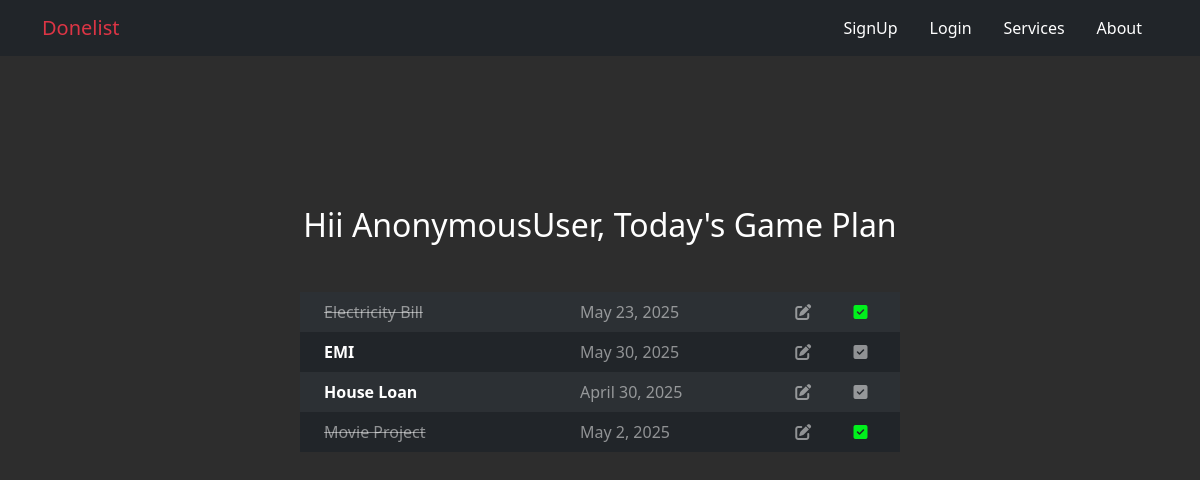
Screenshot of /taskview/ with the database file from the repository.
### App/models.py (models this page shows, shortened)
class TaskModel(models.Model):
    taskname = models.CharField(max_length=100)
    created_date = models.DateField(auto_now_add=True)
    due_date = models.DateField()
    description = models.TextField(null=True,blank=True)
    category = [
        ('Work','Work'),
        ('Personal','Personal'),
        ('Urgent','Urgent')
    ]
    task_category = models.CharField(max_length=100,choices=category)
    completed_status = models.BooleanField(default=False)
    user_id = models.ForeignKey(User,on_delete=models.CASCADE)

### App/views.py (the view)
# urls.py: path('taskview/',av.TaskReadView.as_view(),name="taskview"),
class TaskReadView(View):
    def get(self,request):
        result = TaskModel.objects.all()
        return render(request,"taskview.html",{'result':result})

### App/templates/taskview.html (shortened to what this page needs)
{% extends 'base.html' %}
{% block content %}
<link rel="stylesheet" href="https://cdnjs.cloudflare.com/ajax/libs/font-awesome/6.7.2/css/all.min.css" />
<div>
    <h2 class="text-center" style="margin-top: 150px;">Hii {{request.user}}, Today's Game Plan</h2>
<table class="table-dark table table-striped table-hover table-borderless w-50 m-auto mt-5 ">
    {% for i in result %}
    <tr class="mt-2">
        {% if i.completed_status %}
            <td class=""><a href="{% url 'detail' i.id %}" class="p-3 text-decoration-none text-white-50 text-decoration-line-through">{{i.taskname}}</a></td>
        {% else %}
            <td class="fw-bold"><a href="{% url 'detail' i.id %}" class="p-3 text-decoration-none text-white">{{i.taskname}}</a></td>
        {% endif %}
        <td class="text-white-50">{{i.due_date}}</td>
        <td><a href="{% url 'update' i.id %}" class="link-light"><i class="fa-solid fa-pen-to-square text-white-50"></i></a></td>
        {% if i.completed_status %}
            <td><a href=""><i class="fa-solid fa-square-check" style="color: #00f01c;"></i></a></td>
        {% else %}
        <td><a href="{% url 'edit' i.id %}" class="link-light"><i class="fa-solid fa-square-check text-white-50"></i></a></td>
        {% endif %}
    </tr>
    {% endfor %}
</table>
</div>
{% endblock %}

### App/templates/base.html (shortened to what this page needs)
<!DOCTYPE html>
<html lang="en">
<head>
    <link href="https://cdn.jsdelivr.net/npm/bootstrap@5.3.3/dist/css/bootstrap.min.css" rel="stylesheet">
</head>
<body>
    <div class="navbar navbar-dark bg-dark">
        <div class="container">
            <a class="navbar-brand text-danger" href="{% url 'index' %}">Donelist</a>
            <ul class="nav">
                <li class="nav-item">
                  <a class="nav-link active text-white" aria-current="page" href="{% url 'signup' %}">SignUp</a>
                </li>
                <li class="nav-item">
                  {% if user.is_authenticated %}
                    <a class="nav-link active text-white" href="{% url 'logout' %}">Logout</a>
                  {% else %}
                    <a class="nav-link active text-white" href="{% url 'login' %}">Login</a>
                  {% endif %}
                </li>
                <li class="nav-item active text-white">
                  <a class="nav-link active text-white" href="#">Services</a>
                </li>
                <li class="nav-item">
                  <a class="nav-link active text-white" aria-disabled="true">About</a>
                </li>
              </ul>
            </div>
        </div>
    {% block content %}
    {% endblock %}
</body>
</html>

### App/templates/base.html (style rules this page uses)
body { background-color: #2d2d2d; background-image: url('https://www.transparenttextures.com/patterns/black-linen.png'); color: white; }

### rows the page displays
TaskModel: taskname "Electricity Bill", due_date "May 23, 2025", completed_status True (drawn)
TaskModel: taskname "EMI", due_date "May 30, 2025", completed_status False (drawn)
TaskModel: taskname "House Loan", due_date "April 30, 2025", completed_status False (drawn)
TaskModel: taskname "Movie Project", due_date "May 2, 2025", completed_status True (drawn)

### other values shown
{{ request.user }} "AnonymousUser"
